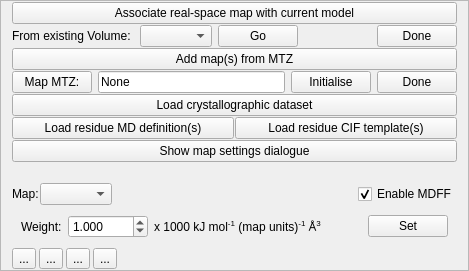
                  <widget class="QFrame" name="_sim_basic_xtal_map_frame">
                   <property name="sizePolicy">
                    <sizepolicy hsizetype="Preferred" vsizetype="Preferred">
                     <horstretch>0</horstretch>
                     <verstretch>0</verstretch>
                    </sizepolicy>
                   </property>
                   <property name="minimumSize">
                    <size>
                     <width>0</width>
                     <height>0</height>
                    </size>
                   </property>
                   <property name="frameShape">
                    <enum>QFrame::StyledPanel</enum>
                   </property>
                   <property name="frameShadow">
                    <enum>QFrame::Raised</enum>
                   </property>
                   <layout class="QVBoxLayout" name="verticalLayout_17">
                    <property name="spacing">
                     <number>1</number>
                    </property>
                    <property name="topMargin">
                     <number>1</number>
                    </property>
                    <property name="bottomMargin">
                     <number>1</number>
                    </property>
                    <item>
                     <widget class="QPushButton" name="_real_space_map_from_volume_show_button">
                      <property name="text">
                       <string>Associate real-space map with current model</string>
                      </property>
                     </widget>
                    </item>
                    <item>
                     <widget class="QFrame" name="_real_space_map_from_volume_frame">
                      <property name="minimumSize">
                       <size>
                        <width>0</width>
                        <height>0</height>
                       </size>
                      </property>
                      <property name="frameShape">
                       <enum>QFrame::NoFrame</enum>
                      </property>
                      <property name="frameShadow">
                       <enum>QFrame::Raised</enum>
                      </property>
                      <layout class="QVBoxLayout" name="verticalLayout_4">
                       <property name="leftMargin">
                        <number>0</number>
                       </property>
                       <property name="topMargin">
                        <number>0</number>
                       </property>
                       <property name="rightMargin">
                        <number>0</number>
                       </property>
                       <property name="bottomMargin">
                        <number>0</number>
                       </property>
                       <item>
                        <layout class="QHBoxLayout" name="horizontalLayout_37">
                         <item>
                          <widget class="QLabel" name="label_8">
                           <property name="text">
                            <string>From existing Volume: </string>
                           </property>
                          </widget>
                         </item>
                         <item>
                          <widget class="QComboBox" name="_real_space_map_volume_combo_box"/>
                         </item>
                         <item>
                          <widget class="QPushButton" name="_real_space_map_from_volume_button">
                           <property name="toolTip">
                            <string>Create a copy of the chosen volume data as a scrollable, MDFF-ready map. The original volume may safely be closed.</string>
                           </property>
                           <property name="text">
                            <string>Go</string>
                           </property>
                          </widget>
                         </item>
                         <item>
                          <spacer name="horizontalSpacer_23">
                           <property name="orientation">
                            <enum>Qt::Horizontal</enum>
                           </property>
                           <property name="sizeHint" stdset="0">
                            <size>
                             <width>40</width>
                             <height>20</height>
                            </size>
                           </property>
                          </spacer>
                         </item>
                         <item>
                          <widget class="QPushButton" name="_real_space_map_from_volume_done_button">
                           <property name="text">
                            <string>Done</string>
                           </property>
                          </widget>
                         </item>
                        </layout>
                       </item>
                      </layout>
                     </widget>
                    </item>
                    <item>
                     <widget class="QPushButton" name="_sim_basic_xtal_init_open_button">
                      <property name="minimumSize">
                       <size>
                        <width>0</width>
                        <height>0</height>
                       </size>
                      </property>
                      <property name="text">
                       <string>Add map(s) from MTZ</string>
                      </property>
                     </widget>
                    </item>
                    <item>
                     <widget class="QFrame" name="_sim_basic_xtal_init_main_frame">
                      <layout class="QVBoxLayout" name="_sim_basic_xtal_init_frame">
                       <property name="leftMargin">
                        <number>0</number>
                       </property>
                       <property name="topMargin">
                        <number>0</number>
                       </property>
                       <property name="rightMargin">
                        <number>0</number>
                       </property>
                       <property name="bottomMargin">
                        <number>0</number>
                       </property>
                       <item>
                        <layout class="QHBoxLayout" name="horizontalLayout_9">
                         <item>
                          <widget class="QPushButton" name="_sim_basic_xtal_init_reflections_file_button">
                           <property name="minimumSize">
                            <size>
                             <width>0</width>
                             <height>0</height>
                            </size>
                           </property>
                           <property name="text">
                            <string>Map MTZ:</string>
                           </property>
                          </widget>
                         </item>
                         <item>
                          <widget class="QLineEdit" name="_sim_basic_xtal_init_reflections_file_name">
                           <property name="text">
                            <string>None</string>
                           </property>
                          </widget>
                         </item>
                         <item>
                          <widget class="QPushButton" name="_sim_basic_xtal_init_go_button">
                           <property name="sizePolicy">
                            <sizepolicy hsizetype="Minimum" vsizetype="Fixed">
                             <horstretch>0</horstretch>
                             <verstretch>0</verstretch>
                            </sizepolicy>
                           </property>
                           <property name="maximumSize">
                            <size>
                             <width>16777215</width>
                             <height>16777215</height>
                            </size>
                           </property>
                           <property name="text">
                            <string>Initialise</string>
                           </property>
                          </widget>
                         </item>
                         <item>
                          <widget class="QPushButton" name="_sim_basic_xtal_init_done_button">
                           <property name="text">
                            <string>Done</string>
                           </property>
                          </widget>
                         </item>
                        </layout>
                       </item>
                      </layout>
                     </widget>
                    </item>
                    <item>
                     <widget class="QPushButton" name="_sim_basic_xtal_init_exp_data_button">
                      <property name="toolTip">
                       <string>Load a MTZ file containing measured amplitudes and auto-generate maps for the selected model</string>
                      </property>
                      <property name="text">
                       <string>Load crystallographic dataset</string>
                      </property>
                     </widget>
                    </item>
                    <item>
                     <layout class="QHBoxLayout" name="horizontalLayout_49">
                      <property name="topMargin">
                       <number>0</number>
                      </property>
                      <item>
                       <widget class="QPushButton" name="_sim_basic_ff_file_load_button">
                        <property name="toolTip">
                         <string>Load AMBER parameterisations for one or more ligands in OpenMM ffXML format</string>
                        </property>
                        <property name="text">
                         <string>Load residue MD definition(s)</string>
                        </property>
                       </widget>
                      </item>
                      <item>
                       <widget class="QPushButton" name="_sim_basic_load_cif_templates_button">
                        <property name="toolTip">
                         <string>Load one or more residue mmCIF templates (only necessary for residues not in the Chemical Components Dictionary)</string>
                        </property>
                        <property name="text">
                         <string>Load residue CIF template(s)</string>
                        </property>
                       </widget>
                      </item>
                     </layout>
                    </item>
                    <item>
                     <widget class="QPushButton" name="_sim_basic_xtal_map_settings_show_button">
                      <property name="text">
                       <string>Show map settings dialogue</string>
                      </property>
                     </widget>
                    </item>
                    <item>
                     <widget class="QFrame" name="_sim_basic_xtal_map_settings_frame">
                      <property name="minimumSize">
                       <size>
                        <width>0</width>
                        <height>0</height>
                       </size>
                      </property>
                      <property name="frameShape">
                       <enum>QFrame::NoFrame</enum>
                      </property>
                      <property name="frameShadow">
                       <enum>QFrame::Plain</enum>
                      </property>
                      <layout class="QVBoxLayout" name="verticalLayout_24">
                       <property name="spacing">
                        <number>1</number>
                       </property>
                       <property name="leftMargin">
                        <number>0</number>
                       </property>
                       <property name="topMargin">
                        <number>20</number>
                       </property>
                       <property name="rightMargin">
                        <number>0</number>
                       </property>
                       <property name="bottomMargin">
                        <number>0</number>
                       </property>
                       <item>
                        <layout class="QHBoxLayout" name="horizontalLayout_35">
                         <item>
                          <widget class="QLabel" name="label_39">
                           <property name="text">
                            <string>Map:</string>
                           </property>
                          </widget>
                         </item>
                         <item>
                          <widget class="QComboBox" name="_sim_basic_xtal_settings_map_combo_box"/>
                         </item>
                         <item>
                          <spacer name="horizontalSpacer_22">
                           <property name="orientation">
                            <enum>Qt::Horizontal</enum>
                           </property>
                           <property name="sizeHint" stdset="0">
                            <size>
                             <width>40</width>
                             <height>20</height>
                            </size>
                           </property>
                          </spacer>
                         </item>
                         <item>
                          <widget class="QCheckBox" name="_sim_basic_xtal_settings_enable_mdff_checkbox">
                           <property name="text">
                            <string>Enable MDFF</string>
                           </property>
                           <property name="checked">
                            <bool>true</bool>
                           </property>
                          </widget>
                         </item>
                        </layout>
                       </item>
                       <item>
                        <widget class="QFrame" name="_sim_basic_xtal_map_weight_frame">
                         <layout class="QHBoxLayout" name="horizontalLayout_34">
                          <item>
                           <widget class="QLabel" name="label_40">
                            <property name="text">
                             <string>Weight:</string>
                            </property>
                           </widget>
                          </item>
                          <item>
                           <widget class="QDoubleSpinBox" name="_sim_basic_xtal_map_weight_spin_box">
                            <property name="maximumSize">
                             <size>
                              <width>80</width>
                              <height>16777215</height>
                             </size>
                            </property>
                            <property name="decimals">
                             <number>3</number>
                            </property>
                            <property name="maximum">
                             <double>10000.000000000000000</double>
                            </property>
                            <property name="singleStep">
                             <double>0.100000000000000</double>
                            </property>
                            <property name="value">
                             <double>1.000000000000000</double>
                            </property>
                           </widget>
                          </item>
                          <item>
                           <widget class="QLabel" name="label_9">
                            <property name="text">
                             <string>&lt;html&gt;&lt;head/&gt;&lt;body&gt;&lt;p&gt;x 1000 kJ mol&lt;span style=&quot; vertical-align:super;&quot;&gt;-1&lt;/span&gt; (map units)&lt;span style=&quot; vertical-align:super;&quot;&gt;-1&lt;/span&gt; Å&lt;span style=&quot; vertical-align:super;&quot;&gt;3&lt;/span&gt;&lt;/p&gt;&lt;/body&gt;&lt;/html&gt;</string>
                            </property>
                            <property name="textFormat">
                             <enum>Qt::RichText</enum>
                            </property>
                           </widget>
                          </item>
                          <item>
                           <spacer name="horizontalSpacer_3">
                            <property name="orientation">
                             <enum>Qt::Horizontal</enum>
                            </property>
                            <property name="sizeHint" stdset="0">
                             <size>
                              <width>40</width>
                              <height>20</height>
                             </size>
                            </property>
                           </spacer>
                          </item>
                          <item>
                           <widget class="QPushButton" name="_sim_basic_xtal_settings_set_button">
                            <property name="text">
                             <string>Set</string>
                            </property>
                           </widget>
                          </item>
                         </layout>
                        </widget>
                       </item>
                       <item>
                        <layout class="QHBoxLayout" name="horizontalLayout_14">
                         <property name="spacing">
                          <number>3</number>
                         </property>
                         <property name="bottomMargin">
                          <number>0</number>
                         </property>
                         <item>
                          <widget class="QToolButton" name="_map_settings_solid_surface_button">
                           <property name="toolTip">
                            <string>Set this map to opaque surface representation</string>
                           </property>
                           <property name="text">
                            <string>...</string>
                           </property>
                           <property name="icon">
                            <iconset resource="../resources/resources.qrc">
                             <normaloff>:/icons/mapsurf.png</normaloff>:/icons/mapsurf.png</iconset>
                           </property>
                           <property name="iconSize">
                            <size>
                             <width>36</width>
                             <height>36</height>
                            </size>
                           </property>
                          </widget>
                         </item>
                         <item>
                          <widget class="QToolButton" name="_map_settings_transparent_surface_button">
                           <property name="toolTip">
                            <string>Set this map to transparent surface representation</string>
                           </property>
                           <property name="text">
                            <string>...</string>
                           </property>
                           <property name="icon">
                            <iconset resource="../resources/resources.qrc">
                             <normaloff>:/icons/icecube.png</normaloff>:/icons/icecube.png</iconset>
                           </property>
                           <property name="iconSize">
                            <size>
                             <width>36</width>
                             <height>36</height>
                            </size>
                           </property>
                          </widget>
                         </item>
                         <item>
                          <widget class="QToolButton" name="_map_settings_mesh_button">
                           <property name="toolTip">
                            <string>Set this map to mesh representation</string>
                           </property>
                           <property name="text">
                            <string>...</string>
                           </property>
                           <property name="icon">
                            <iconset resource="../resources/resources.qrc">
                             <normaloff>:/icons/mesh.png</normaloff>:/icons/mesh.png</iconset>
                           </property>
                           <property name="iconSize">
                            <size>
                             <width>36</width>
                             <height>36</height>
                            </size>
                           </property>
                          </widget>
                         </item>
                         <item>
                          <widget class="QToolButton" name="_map_settings_color_button">
                           <property name="toolTip">
                            <string>Change the colour of this map</string>
                           </property>
                           <property name="text">
                            <string>...</string>
                           </property>
                           <property name="icon">
                            <iconset resource="../resources/resources.qrc">
                             <normaloff>:/icons/rainbow.png</normaloff>:/icons/rainbow.png</iconset>
                           </property>
                           <property name="iconSize">
                            <size>
                             <width>36</width>
                             <height>36</height>
                            </size>
                           </property>
                          </widget>
                         </item>
                         <item>
                          <spacer name="horizontalSpacer_25">
                           <property name="orientation">
                            <enum>Qt::Horizontal</enum>
                           </property>
                           <property name="sizeHint" stdset="0">
                            <size>
                             <width>40</width>
                             <height>20</height>
                            </size>
                           </property>
                          </spacer>
                         </item>
                        </layout>
                       </item>
                      </layout>
                     </widget>
                    </item>
                   </layout>
                  </widget>
